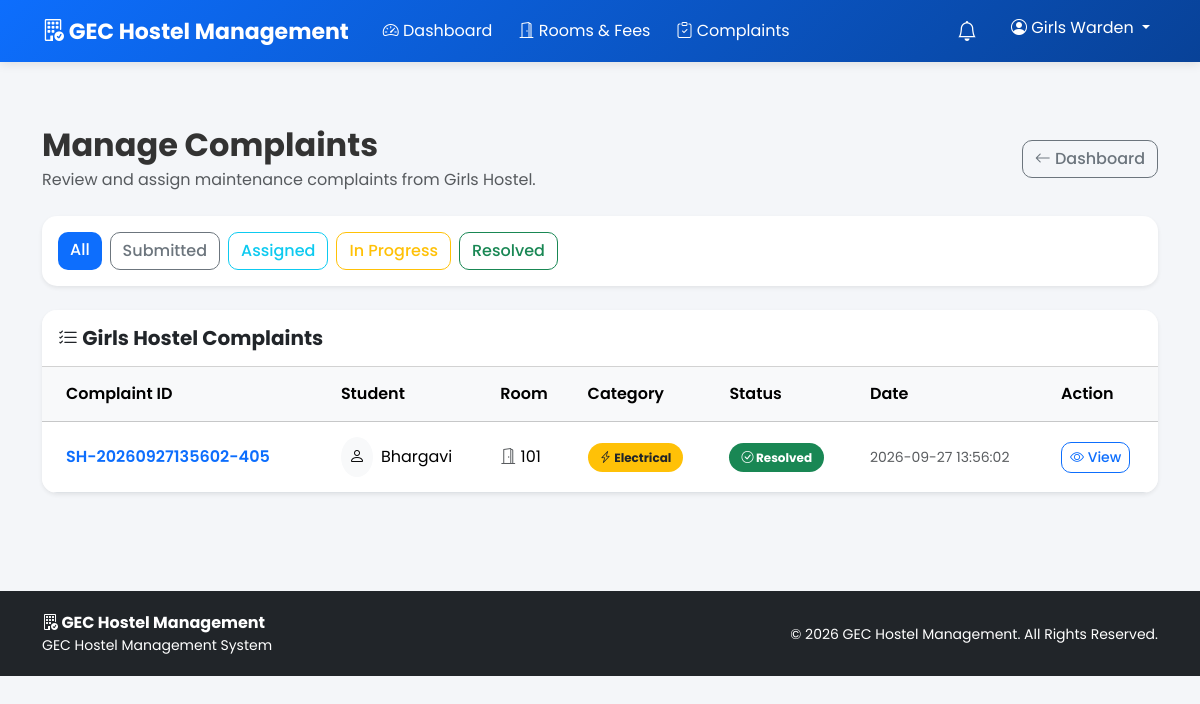
/warden/complaints (signed in), run on the app's committed database.
### tables this page shows
CREATE TABLE complaints (
            id INTEGER PRIMARY KEY AUTOINCREMENT,
            complaint_id TEXT UNIQUE NOT NULL,
            student_id INTEGER NOT NULL,
            hostel_type TEXT NOT NULL,
            room_number TEXT NOT NULL,
            category TEXT NOT NULL,
            description TEXT NOT NULL,
            photo TEXT,
            status TEXT NOT NULL DEFAULT 'Submitted',
            assigned_staff_id INTEGER,
            created_at TEXT NOT NULL,
            resolved_at TEXT, resolution_photo TEXT, feedback_rating INTEGER, feedback_comment TEXT, feedback_at TEXT,
            FOREIGN KEY (student_id)
                REFERENCES users(id)
                ON DELETE CASCADE,
            FOREIGN KEY (assigned_staff_id)
                REFERENCES staff(id)
                ON DELETE SET NULL
        );

CREATE TABLE users (
            id INTEGER PRIMARY KEY AUTOINCREMENT,
            roll_number TEXT UNIQUE,
            username TEXT UNIQUE NOT NULL,
            password TEXT NOT NULL,
            name TEXT NOT NULL,
            role TEXT NOT NULL,
            hostel_type TEXT
        , created_at TEXT, account_status
            TEXT NOT NULL DEFAULT 'approved', email
            TEXT, room_preference
            TEXT, room_type
            TEXT, room_number
            TEXT);

### app.py (the view)
@app.route("/warden/complaints")
def warden_complaints():
    if not role_required("warden"):
        return redirect(url_for("login"))
    hostel_type = session.get(
        "hostel_type"
    )
    conn = get_db()
    complaints = conn.execute("""
        SELECT
            c.*,
            u.name AS student_name,
            u.roll_number
        FROM complaints c
        JOIN users u
            ON c.student_id = u.id
        WHERE c.hostel_type = ?
        ORDER BY c.id DESC
    """, (
        hostel_type,
    )).fetchall()
    conn.close()
    return render_template(
        "warden/complaints.html",
        complaints=complaints,
        hostel_type=hostel_type
    )

### app.py (called while the page is built)
def get_db():
    conn = sqlite3.connect(
        DATABASE,
        timeout=30,
        check_same_thread=False
    )
    conn.row_factory = sqlite3.Row
    try:
        conn.execute("PRAGMA busy_timeout = 30000")
        conn.execute("PRAGMA journal_mode = WAL")
        conn.execute("PRAGMA foreign_keys = ON")
    except sqlite3.Error:
        pass
    return conn

def role_required(*roles):
    if "user_id" not in session:
        return False
    return session.get("role") in roles

### templates/warden/complaints.html (shortened to what this page needs)
{% extends "base.html" %}
{% block content %}
<div class="container py-5">
    <div class="d-flex justify-content-between align-items-center mb-4">
        <div>
            <h2 class="fw-bold mb-1">Manage Complaints</h2>
            <p class="text-muted mb-0">
                Review and assign maintenance complaints from
                {{ hostel_type }} Hostel.
            </p>
        </div>
        <a href="{{ url_for('warden_dashboard') }}"
           class="btn btn-outline-secondary">
            <i class="bi bi-arrow-left"></i>
            Dashboard
        </a>
    </div>
    <div class="card border-0 shadow-sm mb-4">
        <div class="card-body">
            <div class="d-flex flex-wrap gap-2">
                <a href="{{ url_for('warden_complaints') }}"
                   class="btn btn-primary">
                    All
                </a>
                <button class="btn btn-outline-secondary"
                        onclick="filterComplaints('Submitted')">
                    Submitted
                </button>
                <button class="btn btn-outline-info"
                        onclick="filterComplaints('Assigned')">
                    Assigned
                </button>
                <button class="btn btn-outline-warning"
                        onclick="filterComplaints('In Progress')">
                    In Progress
                </button>
                <button class="btn btn-outline-success"
                        onclick="filterComplaints('Resolved')">
                    Resolved
                </button>
            </div>
        </div>
    </div>
    <div class="card border-0 shadow-sm">
        <div class="card-header bg-white py-3">
            <h5 class="fw-bold mb-0">
                <i class="bi bi-list-check"></i>
                {{ hostel_type }} Hostel Complaints
            </h5>
        </div>
        <div class="card-body p-0">
            {% if complaints %}
            <div class="table-responsive">
                <table class="table table-hover align-middle mb-0"
                       id="complaintsTable">
                    <thead class="table-light">
                        <tr>
                            <th class="px-4">
                                Complaint ID
                            </th>
                            <th>
                                Student
                            </th>
                            <th>
                                Room
                            </th>
                            <th>
                                Category
                            </th>
                            <th>
                                Status
                            </th>
                            <th>
                                Date
                            </th>
                            <th>
                                Action
                            </th>
                        </tr>
                    </thead>
                    <tbody>
                        {% for complaint in complaints %}
                        <tr data-status="{{ complaint['status'] }}">
                            <td class="px-4">
                                <span class="fw-semibold text-primary">
                                    {{ complaint['complaint_id'] }}
                                </span>
                            </td>
                            <td>
                                <div class="d-flex align-items-center">
                                    <div class="bg-light rounded-circle
                                                p-2 me-2">
                                        <i class="bi bi-person"></i>
                                    </div>
                                    <span>
                                        {{ complaint['student_name'] }}
                                    </span>
                                </div>
                            </td>
                            <td>
                                <i class="bi bi-door-open text-muted"></i>
                                {{ complaint['room_number'] }}
                            </td>
                            <td>
                                {% if complaint['category'] == 'Electrical' %}
                                <span class="badge bg-warning text-dark">
                                    <i class="bi bi-lightning-charge"></i>
                                    Electrical
                                </span>
                                {% elif complaint['category'] == 'Plumbing' %}
                                <span class="badge bg-info">
                                    <i class="bi bi-droplet"></i>
                                    Plumbing
                                </span>
                                {% elif complaint['category'] == 'Cleaning' %}
                                <span class="badge bg-success">
                                    <i class="bi bi-stars"></i>
                                    Cleaning
                                </span>
                                {% elif complaint['category'] == 'Wi-Fi/Network' %}
                                <span class="badge bg-primary">
                                    <i class="bi bi-wifi"></i>
                                    Wi-Fi/Network
                                </span>
                                {% else %}
                                <span class="badge bg-secondary">
                                    <i class="bi bi-tools"></i>
                                    General Maintenance
                                </span>
                                {% endif %}
                            </td>
                            <td>
                                {% if complaint['status'] == 'Submitted' %}
                                <span class="badge bg-secondary">
                                    <i class="bi bi-send"></i>
                                    Submitted
                                </span>
                                {% elif complaint['status'] == 'Assigned' %}
                                <span class="badge bg-info">
                                    <i class="bi bi-person-check"></i>
                                    Assigned
                                </span>
                                {% elif complaint['status'] == 'In Progress' %}
                                <span class="badge bg-warning text-dark">
                                    <i class="bi bi-hourglass-split"></i>
                                    In Progress
                                </span>
                                {% elif complaint['status'] == 'Resolved' %}
                                <span class="badge bg-success">
                                    <i class="bi bi-check-circle"></i>
                                    Resolved
                                </span>
                                {% else %}
                                <span class="badge bg-secondary">
                                    {{ complaint['status'] }}
                                </span>
                                {% endif %}
                            </td>
                            <td>
                                <small class="text-muted">
                                    {{ complaint['created_at'] }}
                                </small>
                            </td>
                            <td>
                                <a href="{{ url_for(
                                    'warden_complaint_details',
                                    complaint_id=complaint['id']
                                ) }}"
                                   class="btn btn-sm btn-outline-primary">
                                    <i class="bi bi-eye"></i>
                                    View
                                </a>
                            </td>
                        </tr>
                        {% endfor %}
                    </tbody>
                </table>
            </div>
            {% endif %}
        </div>
    </div>
</div>
{% endblock %}

### static/css/style.css (style rules this page uses)
* { margin:0; padding:0; box-sizing:border-box; }
body { font-family:'Poppins',sans-serif; background:#f4f6f9; color:#333; min-height:100vh; }
.card { border:none; border-radius:15px; overflow:hidden; transition:0.3s; }
.card-header { font-weight:600; }
.btn { border-radius:10px; font-weight:500; }
.btn-primary { background:#0d6efd; border:none; }
.table { margin-bottom:0; }
.table thead { background:#f1f3f5; }
.table th { font-weight:600; padding:15px; }
.table td { padding:15px; vertical-align:middle; }
.badge { padding:8px 12px; border-radius:20px; font-size:12px; }

### data on the page
complaints: complaint_id "SH-20260927135602-405", student_name "Bhargavi", room_number "101", category "Electrical" (drawn), status "Resolved" (drawn), created_at "2026-09-27 13:56:02"

### other printed values
{{ session.get('name', 'User') }} "Girls Warden"
{{ hostel_type }} "Girls"
